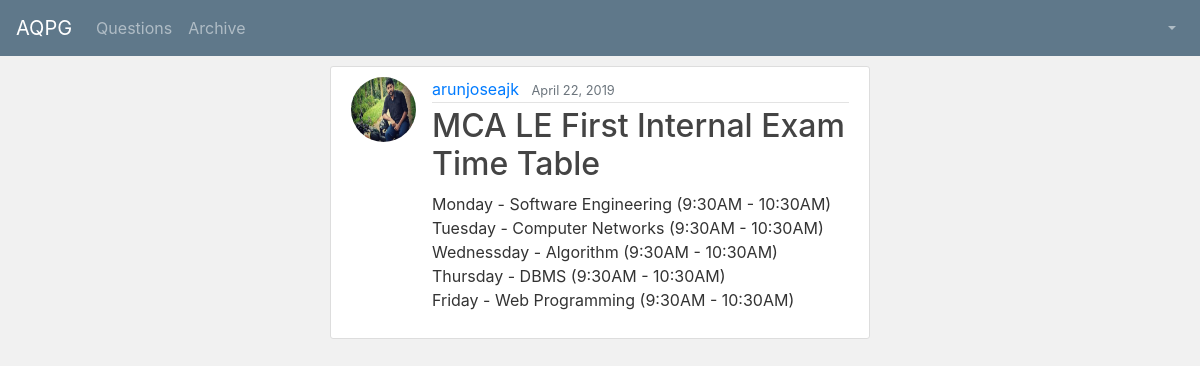
Page /newsfeed/post/1/ on the earlier database version.
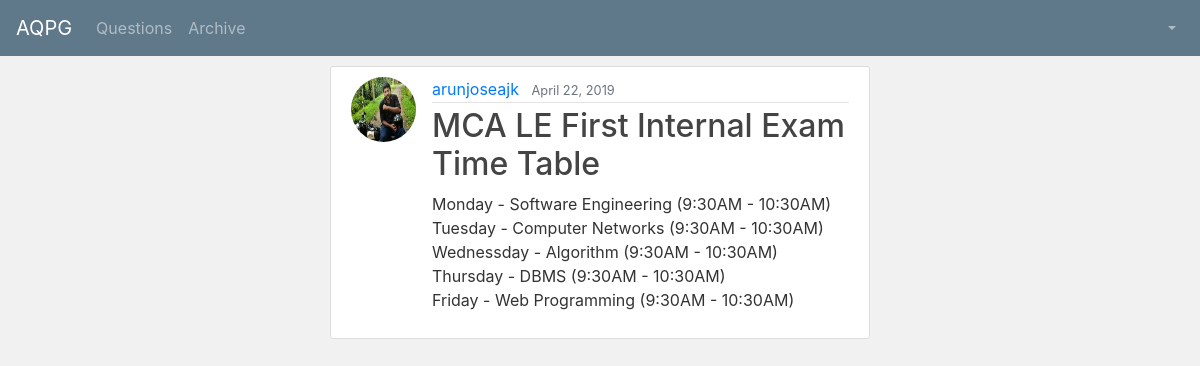
Same page on the later database version.
### newsfeed/models.py (models this page shows, shortened)
class Post(models.Model):
    title = models.CharField(max_length=100)
    content = models.TextField()
    date_posted = models.DateTimeField(default=timezone.now)
    author = models.ForeignKey(User, on_delete=models.CASCADE)

### users/models.py (models this page shows, shortened)
class Profile(models.Model):
    user = models.OneToOneField(User, on_delete=models.CASCADE)
    dept_id = models.ForeignKey(Department, on_delete=models.CASCADE)
    is_student = models.BooleanField(default=False)
    image = models.ImageField(default='default.jpg', upload_to='profile_pics')

### newsfeed/views.py (the view)
# urls.py: path('post/<int:pk>/', PostDetailView.as_view(), name='post-detail'),
class PostDetailView(DetailView):
    model = Post
    def get_context_data(self, **kwargs):
        context = super(PostDetailView, self).get_context_data(**kwargs)
        context['is_superuser'] = str(config.is_super_user)
        context['full_name'] = str(config.full_name)
        context['is_student'] = str(config.is_student)
        context['dept_id'] = str(config.dept_id)
        return context

### newsfeed/templates/newsfeed/post_detail.html (shortened to what this page needs)
{% extends 'users/base.html' %}
{% load crispy_forms_tags %}
{% block nav_bar_left_items %}
{% if is_superuser == 'True' and is_student == 'False' %}
<ul class="navbar-nav mr-auto">
      <li class="nav-item dropdown">
        <a class="nav-link dropdown-toggle" href="#" id="navbarDropdown" role="button" data-toggle="dropdown" aria-haspopup="true" aria-expanded="false">
          User
        </a>
        <div class="dropdown-menu" aria-labelledby="navbarDropdown">
          <a class="dropdown-item" href="{% url 'user_add' %}">Add</a>
          <a class="dropdown-item" href="{% url 'view_users' %}">View</a>
          <!--<div class="dropdown-divider"></div>
          <a class="dropdown-item" href="#">Something else here</a>-->
        </div>
		</li>
      <li class="nav-item dropdown">
        <a class="nav-link dropdown-toggle" href="#" id="navbarDropdown" role="button" data-toggle="dropdown" aria-haspopup="true" aria-expanded="false">
          Department
        </a>
        <div class="dropdown-menu" aria-labelledby="navbarDropdown">
          <a class="dropdown-item" href="{% url 'dept_add' %}">Add</a>
        </div>
      </li>
    <li class="nav-item dropdown">
        <a class="nav-link dropdown-toggle" href="#" id="navbarDropdown" role="button" data-toggle="dropdown" aria-haspopup="true" aria-expanded="false">
          Blooms Verb
        </a>
        <div class="dropdown-menu" aria-labelledby="navbarDropdown">
          <a class="dropdown-item" href="{% url 'add-blooms' %}">Add</a>
        </div>
      </li>
      <li class="nav-item dropdown ">
        <a class="nav-link dropdown-toggle" href="#" id="navbarDropdown" role="button" data-toggle="dropdown" aria-haspopup="true" aria-expanded="false">
          Subject
        </a>
        <div class="dropdown-menu" aria-labelledby="navbarDropdown">
          <a class="dropdown-item" href="{% url 'sub_add' %}">Add</a>
        </div>
      </li>
    </ul>
{% else %}
<ul class="navbar-nav mr-auto">
    <li class="nav-item">
        <a class="nav-link" href="{% url 'qn-list' %}">Questions</a>
   </li>
    <li class="nav-item">
      <a class="nav-link" href="{% url 'archive_list' %}">Archive</a>
   </li>
    </ul>
{% endif %}
{% endblock %}
{% block nav_bar_right_items %}
<ul class="navbar-nav" >
      <li class="nav-item dropdown">
        <a class="nav-link dropdown-toggle" href="#" id="navbarDropdown" role="button" data-toggle="dropdown" aria-haspopup="true" aria-expanded="false">
        </a>
      </li>
    </ul>
{% endblock %}
{% block main_divs %}
<div class="col-md-3"></div>
        <div class="col-md-6" style="margin-top: 10">
{% endblock %}
{% block content %}
  <article class="media content-section">
    <img class="rounded-circle article-img" src="{{ object.author.profile.image.url }}">
    <div class="media-body">
      <div class="article-metadata">
        <a class="mr-2" href="{% url 'view_user_detail' object.author.id %}" target="_blank">{{ object.author }}</a>
        <small class="text-muted">{{ object.date_posted|date:"F d, Y" }}</small>
      </div>
      <h2 class="article-title">{{ object.title }}</h2>
      <p class="article-content">{{ object.content }}</p>
    </div>
  </article>
{% endblock content %}

Differences in the rows shown:
changed through a linked row, Post "MCA LE First Internal Exam Time Table": author.profile.image: a different picture
